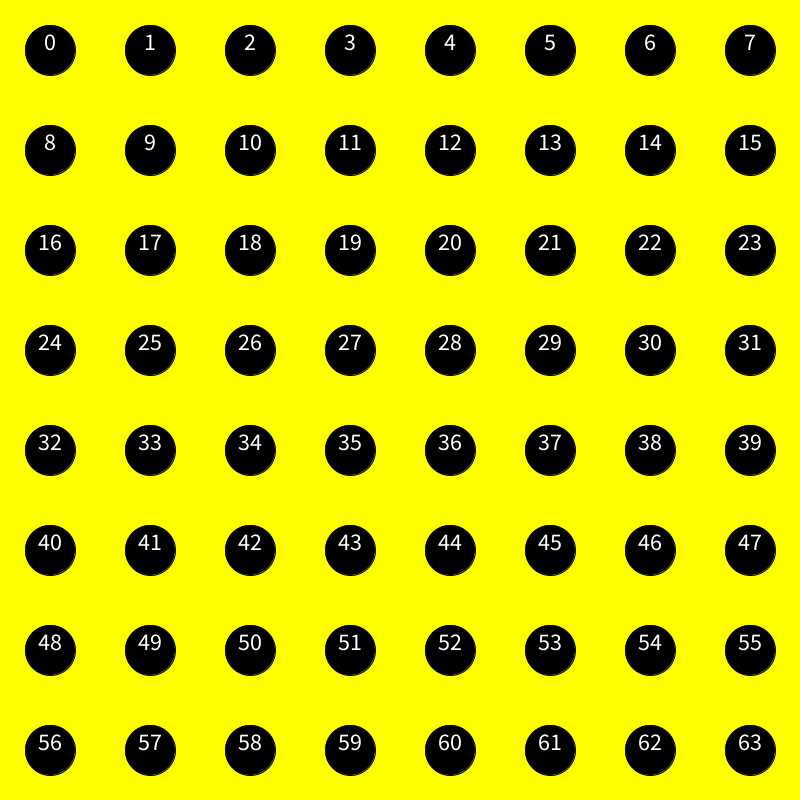
Frame 1 (no input)
Frame 60 (the mouse pressed at the canvas centre just before this capture): identical to frame 1, image omitted
Frame 120 (the mouse held since frame 60 and released just before this capture): identical to frame 1, image omitted

The Processing sketch that drew this single still picture (run headless with seeded random() and noise(); from frame 60 on, the mouse is pressed at the canvas centre):

// Processing sketch: PatternCircles1
// ── PatternCircles1.pde
void setup() {
  size(800, 800);
}

void draw() {
  background (255, 255, 0);
  int n = 0;
  for (float y = 50; y< width; y+=100) {
    for (float x = 50; x<height; x+=100) {
      fill(0);
      circle(x, y, 50);
      fill(255);
      textSize(24);
      textAlign(CENTER);
      text(n, x, y);
      n++;
    }
  }
}
